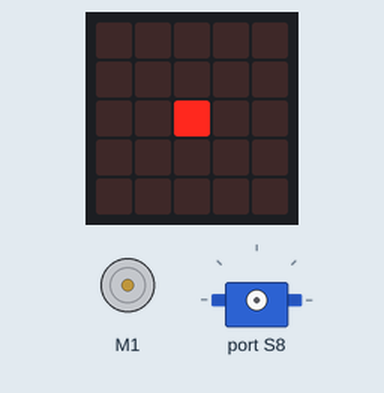
This program was run on a simulated BBC micro:bit (MakeCode). On the bench: DC motor (green arrow = forward, orange = backward, longer = faster), the board's 5×5 LED display, servo.

Above: at 1.14 s.
At 2.0 s:
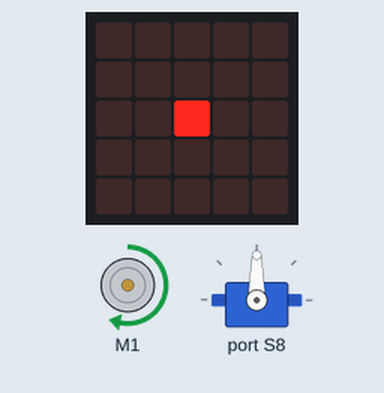
Timing chart, 0 to 3.5 s (numbered marks = the images above):
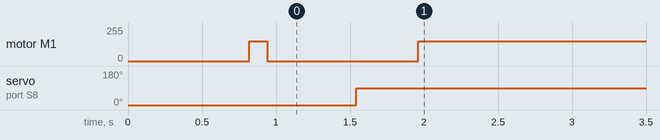

The program:

main.ts
```typescript
let contar = 0
basic.pause(400)
basic.showLeds(`
    . . . . .
    . . . . .
    . . . . .
    . . . . .
    . . . . .
    `)
basic.forever(function () {
    robotbit.MotorRun(robotbit.Motors.M1A, 150)
    contar += 1
    if (contar == 8) {
        robotbit.MotorStop(robotbit.Motors.M1A)
        basic.showLeds(`
            . . . . .
            . . . . .
            . . # . .
            . . . . .
            . . . . .
            `)
        robotbit.Servo(robotbit.Servos.S8, 0)
        basic.pause(200)
        robotbit.Servo(robotbit.Servos.S8, 90)
        basic.pause(400)
    }
})
```

test.ts
```typescript
// testes vão aqui; isto não será compilado quando este pacote for usado como uma extensão.
```

Measured:
- by itself, motor M1: stopped → forward 150/255 at 0.82 s, → stopped 0.12 s later, → forward 150/255 1.0 s later
- by itself, servo on port S8: 0° → 90° at 1.5 s
